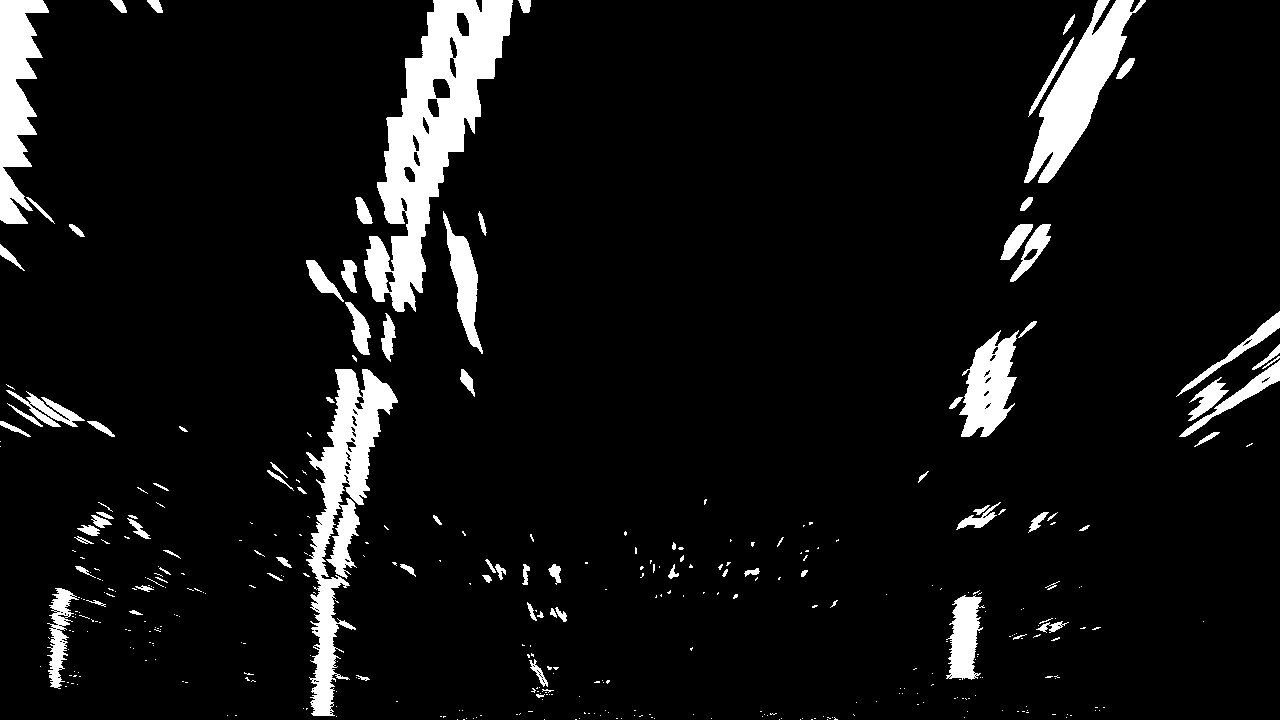
#> input picture images/warped-example.jpg, 1280 x 720 px
$ python opencv_image_loader.py
#> lines starting #> are read from the running program, lines starting #| are printed output that depends on the picture
import cv2
import matplotlib.pyplot as plt
import matplotlib.image as mpimg
import numpy as np

binary_warped = mpimg.imread("../images/warped-example.jpg")
#> binary_warped is the input picture: shape (720, 1280); min 0, max 255, mean 18.5
# cv2.imshow("tmp", binary_warped)
# cv2.waitKey(0)

nonzero = binary_warped.nonzero()
#> nonzero = 89486 positions, rows 0 to 719, columns 0 to 1279
nonzerox = nonzero[1]
nonzerox = np.array(nonzerox)
print(nonzerox)
#> (printed output is left out)
nonzeroy = nonzero[0]

print(len(nonzerox))
#| 89486

histogram = np.sum(binary_warped[binary_warped.shape[0] // 2:, :], axis=0)
#> histogram = 1280 values, max 62445 at index 327, min 0 at index 208, mean 5170.2
plt.plot(histogram)
plt.show()
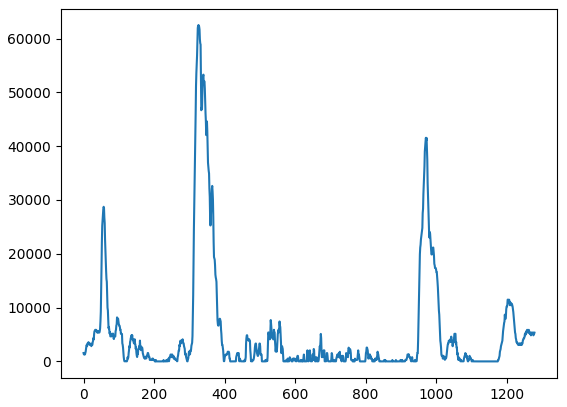
#> figure drawn by matplotlib, 1 panel; curve peaks at x = 327, y = 62445
# Create an output image to draw on and visualize the result
out_img = np.dstack((binary_warped, binary_warped, binary_warped))
# print(out_img)
cv2.imshow("temp", out_img)
cv2.waitKey(0)
